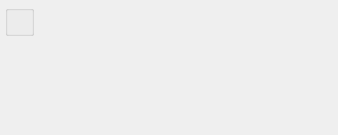
<?xml version="1.0" encoding="UTF-8"?>
<ui version="4.0">
 <comment>
This file is part of the xtmfg Package for xTuple ERP,
and is Copyright (c) 1999-2014 by OpenMFG LLC, d/b/a xTuple.  It
is licensed to you under the xTuple End-User License Agreement (&quot;the
EULA&quot;), the full text of which is available at www.xtuple.com/EULA.
While the EULA gives you access to source code and encourages your
involvement in the development process, this Package is not free
software.  By using this software, you agree to be bound by the
terms of the EULA.
</comment>
 <class>dspWoEffortByWorkOrder</class>
 <widget class="QWidget" name="dspWoEffortByWorkOrder">
  <property name="geometry">
   <rect>
    <x>0</x>
    <y>0</y>
    <width>338</width>
    <height>135</height>
   </rect>
  </property>
  <property name="windowTitle">
   <string>Production Time Clock By Work Order</string>
  </property>
  <layout class="QVBoxLayout" name="verticalLayout">
   <item>
    <layout class="QHBoxLayout" name="horizontalLayout">
     <item>
      <widget class="QGroupBox" name="_woGroup">
       <property name="title">
        <string/>
       </property>
       <layout class="QGridLayout" name="gridLayout_2">
        <item row="0" column="0">
         <widget class="WoCluster" name="_wo"/>
        </item>
       </layout>
      </widget>
     </item>
     <item>
      <spacer>
       <property name="orientation">
        <enum>Qt::Horizontal</enum>
       </property>
       <property name="sizeType">
        <enum>QSizePolicy::Expanding</enum>
       </property>
       <property name="sizeHint" stdset="0">
        <size>
         <width>0</width>
         <height>20</height>
        </size>
       </property>
      </spacer>
     </item>
    </layout>
   </item>
   <item>
    <spacer name="verticalSpacer">
     <property name="orientation">
      <enum>Qt::Vertical</enum>
     </property>
     <property name="sizeHint" stdset="0">
      <size>
       <width>20</width>
       <height>23</height>
      </size>
     </property>
    </spacer>
   </item>
  </layout>
 </widget>
 <layoutdefault spacing="5" margin="5"/>
 <pixmapfunction>qPixmapFromMimeSource</pixmapfunction>
 <customwidgets>
  <customwidget>
   <class>WoCluster</class>
   <extends>QWidget</extends>
   <header>wocluster.h</header>
  </customwidget>
 </customwidgets>
 <resources/>
 <connections/>
</ui>
